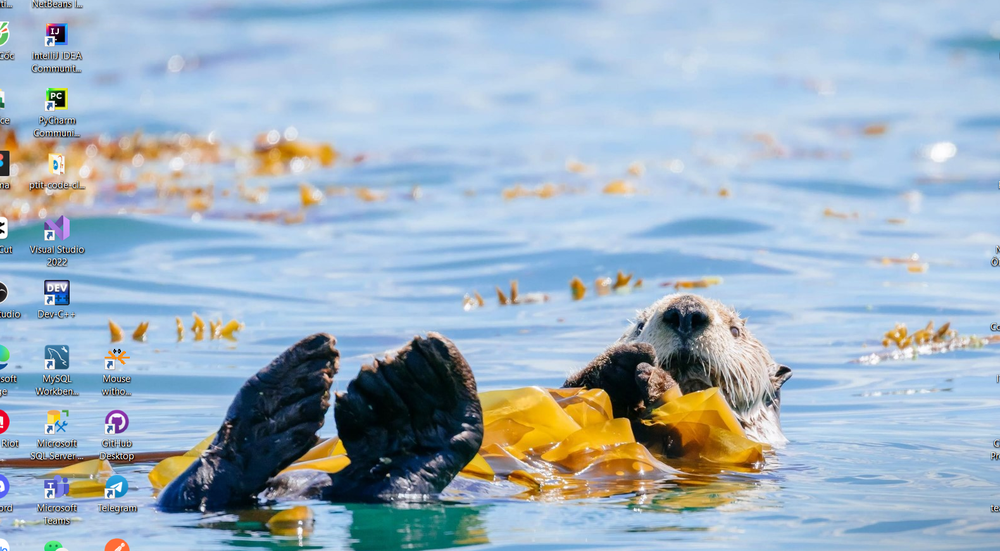
#> input picture Features Detection/img1.png, 1000 x 551 px, shrunk from 1580 x 870 before the run, found by its file name
$ python 'Image Gradients.py'
#> lines starting #> are read from the running program, lines starting #| are printed output that depends on the picture
import numpy as np
import cv2 as cv
from matplotlib import pyplot as plt

# [18 lines of commented-out code are left out]

img = cv.imread('img1.png', cv.IMREAD_GRAYSCALE)
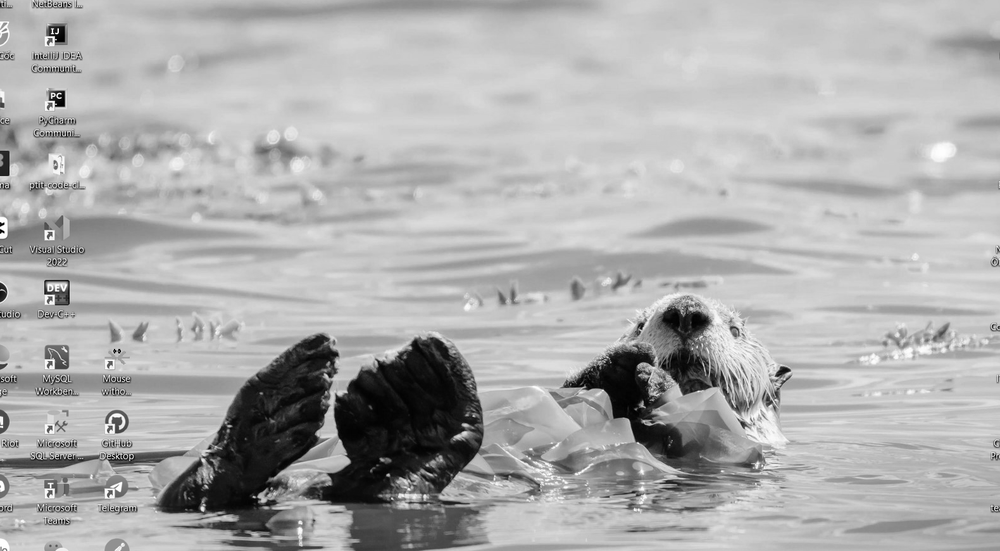
#> img: shape (551, 1000); min 0, max 255, mean 173.5
assert img is not None, "file could not be read, check with os.path.exists()"
# Output dtype = cv.CV_8U
sobelx8u = cv.Sobel(img,cv.CV_8U,1,0,ksize=5)
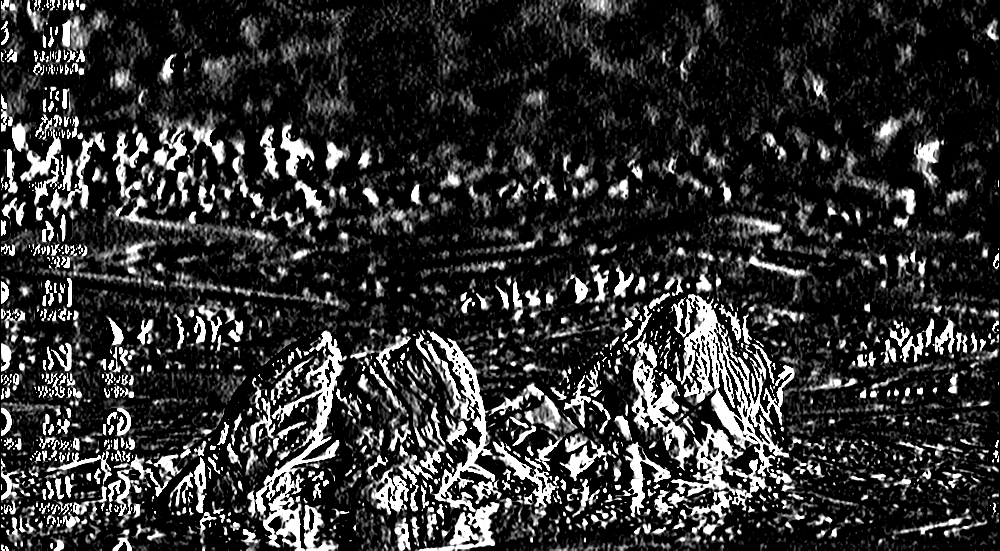
#> sobelx8u: shape (551, 1000); min 0, max 255, mean 49.6
# Output dtype = cv.CV_64F. Then take its absolute and convert to cv.CV_8U
sobelx64f = cv.Sobel(img,cv.CV_64F,1,0,ksize=5)
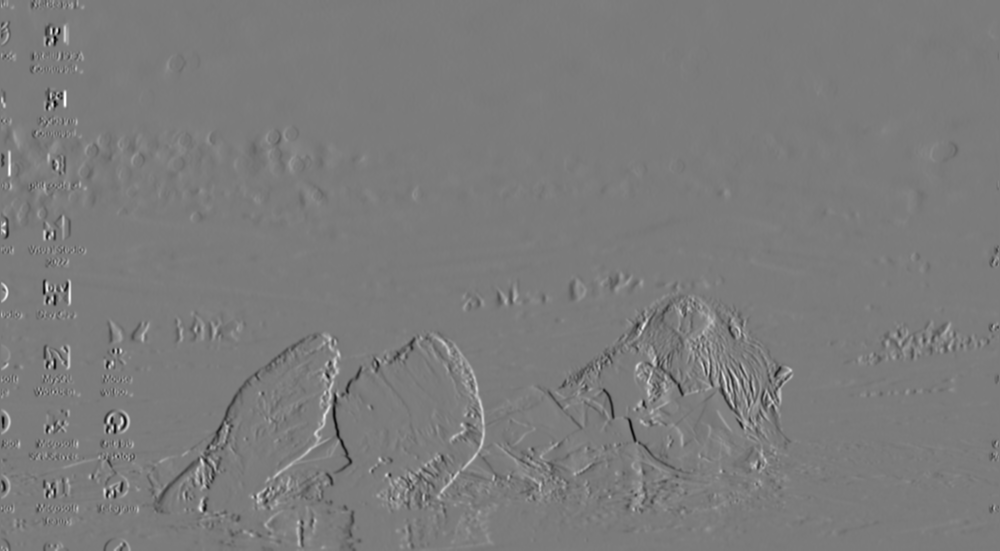
#> sobelx64f: shape (551, 1000) float64; min -8959, max 9505, mean 3.2; drawn with min black and max white
abs_sobel64f = np.absolute(sobelx64f)
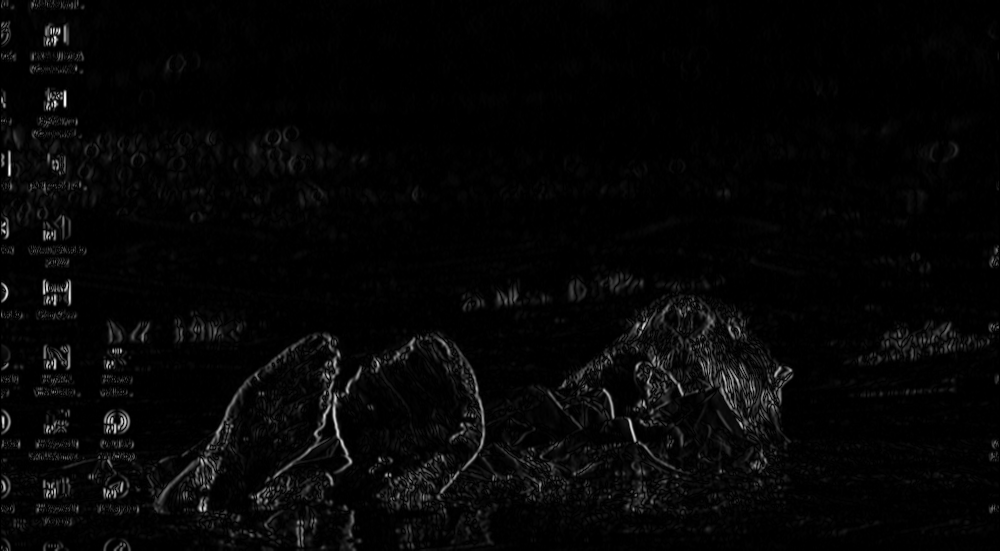
#> abs_sobel64f: shape (551, 1000) float64; min 0, max 9505, mean 242.7; drawn with min black and max white
sobel_8u = np.uint8(abs_sobel64f)
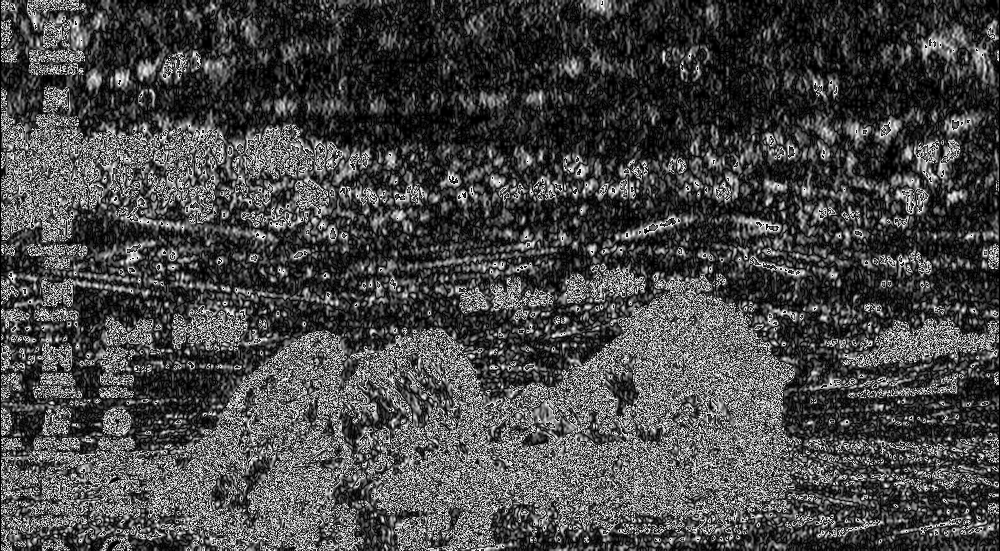
#> sobel_8u: shape (551, 1000); min 0, max 255, mean 71.6
plt.subplot(1,3,1),plt.imshow(img,cmap = 'gray')
plt.title('Original'), plt.xticks([]), plt.yticks([])
plt.subplot(1,3,2),plt.imshow(sobelx8u,cmap = 'gray')
plt.title('Sobel CV_8U'), plt.xticks([]), plt.yticks([])
plt.subplot(1,3,3),plt.imshow(sobel_8u,cmap = 'gray')
plt.title('Sobel abs(CV_64F)'), plt.xticks([]), plt.yticks([])
plt.show()

$ run again, with Features Detection/img2.png copied over Features Detection/img1.png
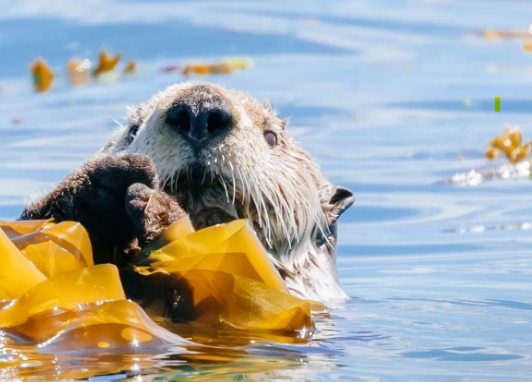
#> input picture Features Detection/img2.png, 532 x 382 px, found by its file name
#> `abs_sobel64f = np.absolute(sobelx64f)`:
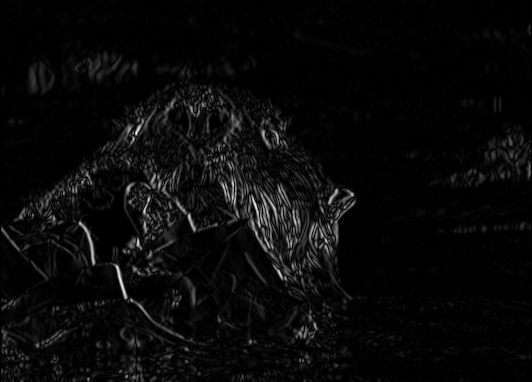
#> abs_sobel64f: shape (382, 532) float64; min 0, max 8049, mean 310.5; drawn with min black and max white
#> `sobel_8u = np.uint8(abs_sobel64f)`:
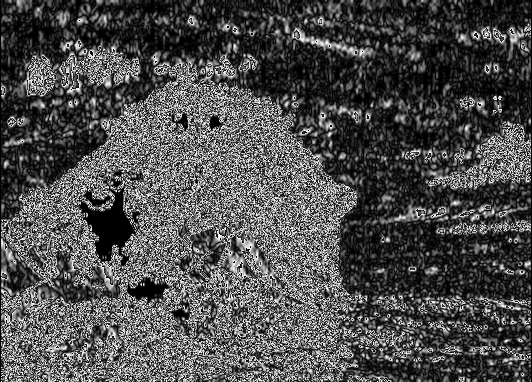
#> sobel_8u: shape (382, 532); min 0, max 255, mean 78.1
